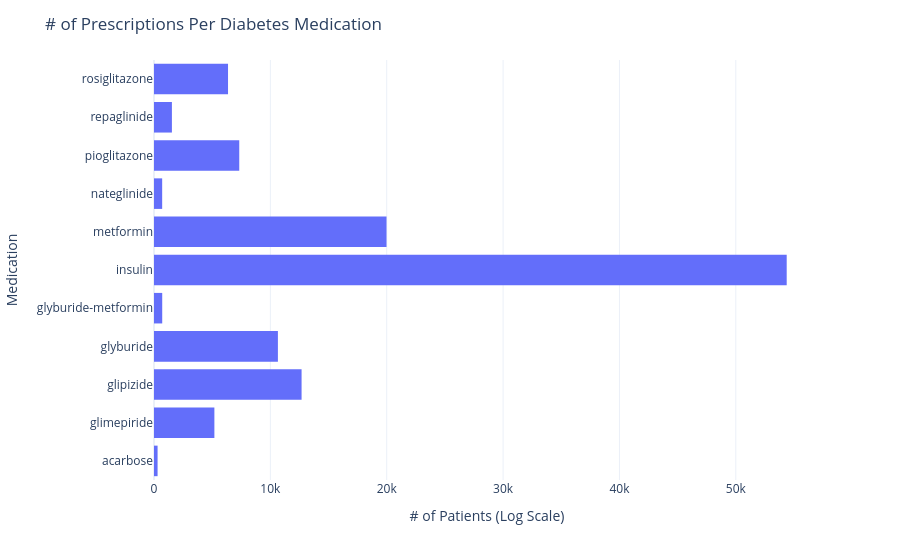

The notebook cell saved with this chart:
### Markdown cell above
Two medications - citoglipton and examide - are not prescribed to any patients. Only insulin is prescribed more often than not, and many are prescribed to fewer than 100 patients. Some medications are only 'Steady' or 'No', meaning we will not be able to determine what impact changing the dosage has on risk of rehospitalization. It will be important to remove some of these columns during feature selection, to ensure that our model is robust.

### Code cell
#Counts the number of patients prescribed each medication (not status 'No')
med_counts['Prescribed'] = med_counts['Steady'] + med_counts['Up'] + med_counts['Down']

#Plots the number of patients prescribed each medication, where n_patients > 100
fig = px.histogram(med_counts[med_counts['Prescribed'] > 100].reset_index(), x = 'Prescribed', y = 'medication', template = 'plotly_white')
fig.update_layout(xaxis_title = '# of Patients (Log Scale)', yaxis_title = 'Medication', title = '# of Prescriptions Per Diabetes Medication')
fig.show()

### Figure 1 — Plotly figure (JSON) as saved in the notebook; plotly's stock layout.template omitted (floating-point values rounded to 4 significant figures)
{"data": [{"bingroup": "y", "histfunc": "sum", "hovertemplate": "sum of Prescribed=%{x}<br>medication=%{y}<extra></extra>", "legendgroup": "", "marker": {"color": "#636efa", "pattern": {"shape": ""}}, "name": "", "orientation": "h", "showlegend": false, "type": "histogram", "x": [308, 5189, 12683, 10648, 706, 54374, 19983, 702, 7326, 1539, 6362], "xaxis": "x", "y": ["acarbose", "glimepiride", "glipizide", "glyburide", "glyburide-metformin", "insulin", "metformin", "nateglinide", "pioglitazone", "repaglinide", "rosiglitazone"], "yaxis": "y"}], "layout": {"autosize": true, "barmode": "relative", "legend": {"tracegroupgap": 0}, "margin": {"t": 60}, "title": {"text": "# of Prescriptions Per Diabetes Medication"}, "xaxis": {"anchor": "y", "autorange": true, "domain": [0, 1], "range": [0, 57240.0], "title": {"text": "# of Patients (Log Scale)"}, "type": "linear"}, "yaxis": {"anchor": "x", "autorange": true, "domain": [0, 1], "range": [-0.5, 10.5], "title": {"text": "Medication"}, "type": "category"}}}
